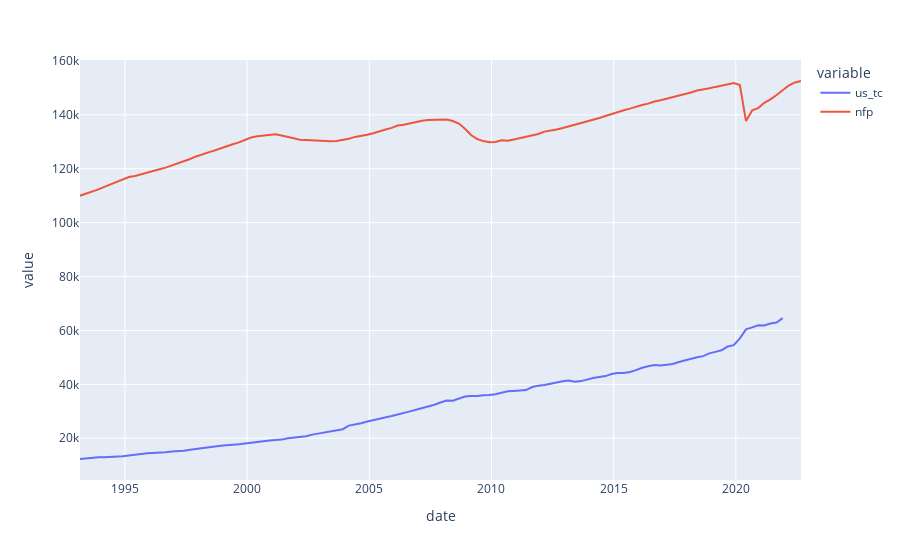

Here is the notebook cell this chart was saved with:
### Code cell
px.line(X, x="date", y=['us_tc', 'nfp'])
